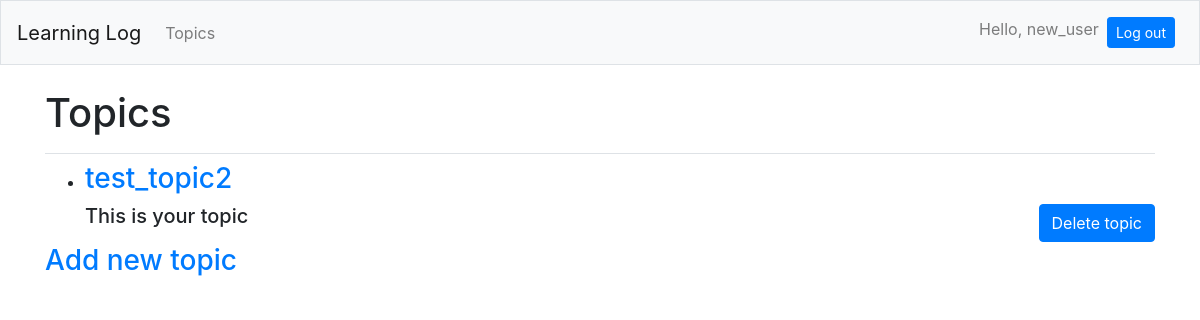
Page /topics/ (signed in) on the earlier database version.
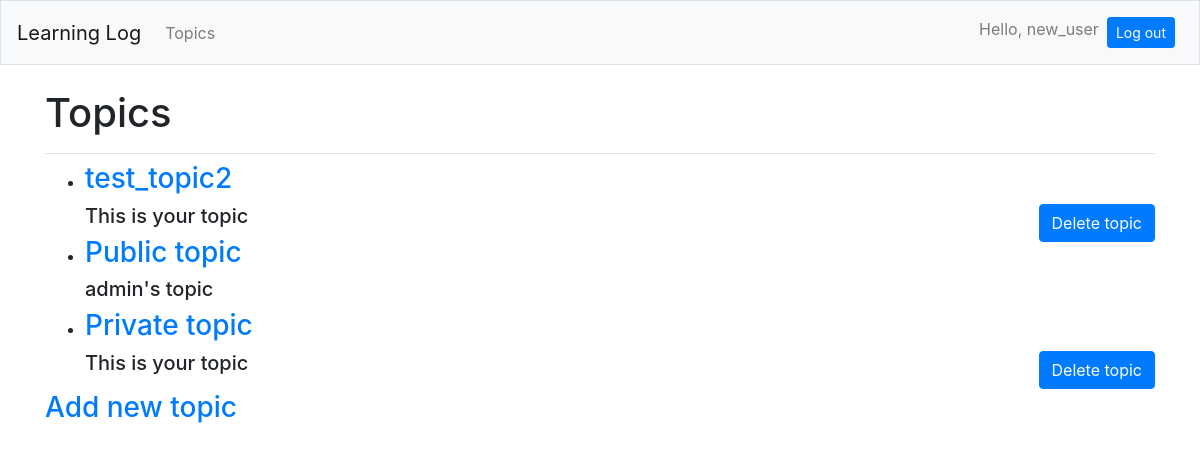
Same page on the later database version.
### learning_logs/models.py (models this page shows)
class Topic(models.Model):
	text = models.CharField(max_length=200)
	date_added = models.DateTimeField(auto_now_add=True)
	owner = models.ForeignKey(User, on_delete=models.CASCADE)
	private = models.BooleanField()
	def __str__(self):
		return self.text

### learning_logs/views.py (the view)
# urls.py: path('topics/', views.topics, name='topics'),
@login_required
def topics(request):
	topics_owner = Topic.objects.filter(owner=request.user).order_by('date_added')
	topics_private = Topic.objects.filter(private=False)
	if topics_private:
		topics = topics_owner | topics_private
	else:
		topics = topics_owner
	context = {'topics': topics}
	return render(request, 'learning_logs/topics.html', context)

### learning_logs/templates/learning_logs/topics.html
{% extends "learning_logs/base.html" %}
{% load bootstrap4 %}
{% block page_header %}
	<h1>Topics</h1>
{% endblock page_header %}
{% block content %}
	<ul>
		{% for topic in topics %}
			<li><h3>
				<a href="{% url 'learning_logs:topic' topic.id %}">{{ topic }}</a>
			</h3></li>
			{% if user == topic.owner %}
				<div class="float-right">
					{% buttons %}
						<a href="{% url 'learning_logs:delete_topic' topic.id %}" class="btn btn-primary">Delete topic</a>
					{% endbuttons %}
				</div>
				<h5>This is your topic</h5>
			{% else %}
				<h5>{{ topic.owner }}'s topic</h5>
			{% endif %}
		{% empty %}
			<li><h3>No topics have been added yet.</h3></li>
		{% endfor %}
	</ul>
	<h3><a href="{% url 'learning_logs:new_topic' %}">Add new topic</a></h3>
{% endblock content %}

### learning_logs/templates/learning_logs/base.html (shortened to what this page needs)
{% load bootstrap4 %}
<!DOCTYPE html>
<html>
<head>
	{% bootstrap_css %}
</head>
<body>
	<nav class="navbar navbar-expand-md navbar-light bg-light mb-4 border">
		<a class="navbar-brand" href="{% url 'learning_logs:index' %}">
			Learning Log</a>
	   	<div class="collapse navbar-collapse" id="navbarCollapse">
	   		<ul class="navbar-nav mr-auto">
	   			<li class="nav-item">
	   				<a class="nav-link" href="{% url 'learning_logs:topics' %}">
	   					Topics</a></li>
	   		</ul>
	   		<ul class="navbar-nav ml-auto">
	   			{% if user.is_authenticated %}
	   				<li class="nav-item">
	   					<span class="navbar-text">Hello, {{ user.username }}</span>
	   				</li>
	   				<li class="nav-item">
	   					<form method="post" class="nav-link" action="{% url 'users:logout' %}">
	   						<button class="btn btn-sm btn-primary" type="submit">Log out</button>
	   					</form>
	   				</li>
	   			{% endif %}
	   		</ul>
	   	</div>
	</nav>
	<main role="main" class="container">
		<div class="pb-2 mb-2 border-bottom">
			{% block page_header %}{% endblock page_header %}
		</div>
		<div>
			{% block content %}{% endblock content %}
		</div>
	</main>
</body>
</html>

Differences in the rows shown:
added Topic: text "Public topic", owner "admin"
added Topic: text "Private topic", shows "Delete topic"
